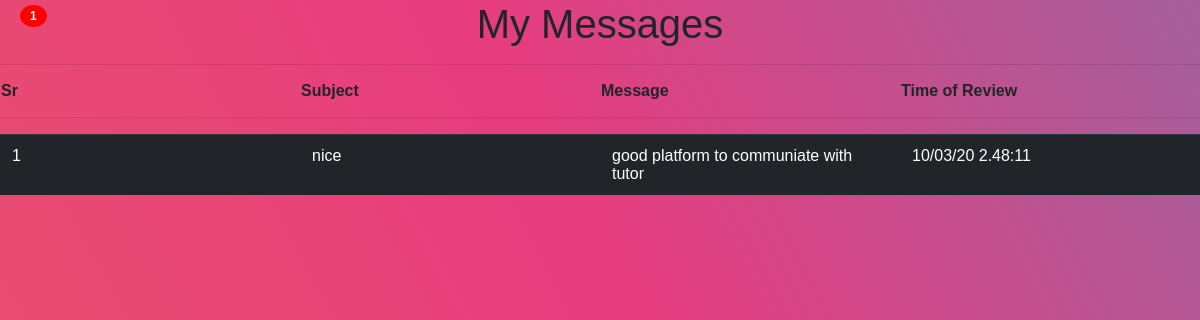
The page /usermessage.php (signed in) on the database its author committed.
### tables this page shows
CREATE TABLE `contacttable` (
  `fullname` varchar(20) NOT NULL,
  `email` varchar(100) NOT NULL,
  `subject` varchar(100) NOT NULL,
  `message` varchar(200) NOT NULL,
  `time` varchar(100) NOT NULL
);

### usermessage.php (the view, shortened to what this page needs)
<link rel="stylesheet" href="https://stackpath.bootstrapcdn.com/bootstrap/4.1.3/css/bootstrap.min.css">
<center><h1>My Messages </h1></center><hr>
<?php
if($_SERVER['REQUEST_METHOD']=="GET"){
$localhost = "localhost";
$usernamew = "root";
$passwordw = "";
$db = "expdb";
$conn = mysqli_connect($localhost,$usernamew,$passwordw,$db);
if(!$conn){
echo "Connection error";
}
else{
$fname=$_SESSION["username"];
$result=mysqli_query($conn,"select * from contacttable where fullname='$fname'")
				or die("FAILED!!".mysql_error());
	        $i=0;
echo "<table class='cont-head'>";
echo "<tr >";
echo "<td>Sr</td><td>Subject</td><td>Message</td><td>Time of Review</td>";
echo "</tr>";
echo "</table><hr>";
echo "<table class='cont table table-hover table-dark'>";
if (mysqli_num_rows($result) > 0) {
while($row = mysqli_fetch_assoc($result)){
    $i++;
    echo "<tr>";
     echo  "<td>".$i."</td> <td>".$row['subject']."</td><td>".$row['message']."</td><td>".$row['time']."</td>";
    echo "</tr>";
}
echo "</table>";
echo "<span class='badge'>$i</span>";
}
else{
echo "<table  class='cont table table-hover table-dark'><tr><td style='text-align:center;'>Yet to send a Message</td></tr></table>";
}
}
}
?>

### usermessage.php (style rules this page uses)
.cont { width:100%; }
.cont-head { width:100%; font-weight: bolder; }
td { width:15%; }
.badge { position: absolute; top: 5px; left:20px; padding: 5px 10px; border-radius: 50%; background-color: red; color: white; }

### rows shown on the page
contacttable: subject "nice", message "good platform to communiate with tutor", time "10/03/20 2.48:11"

### other values the page prints
$i "1"
